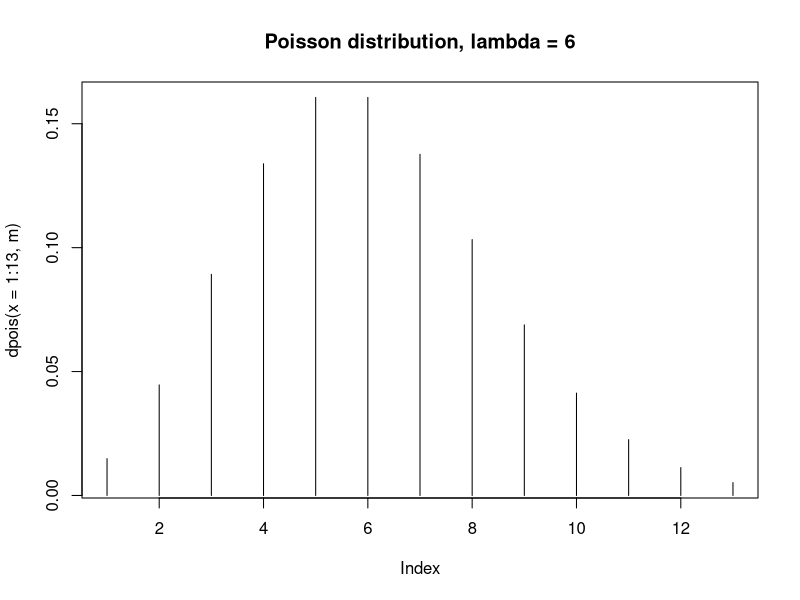
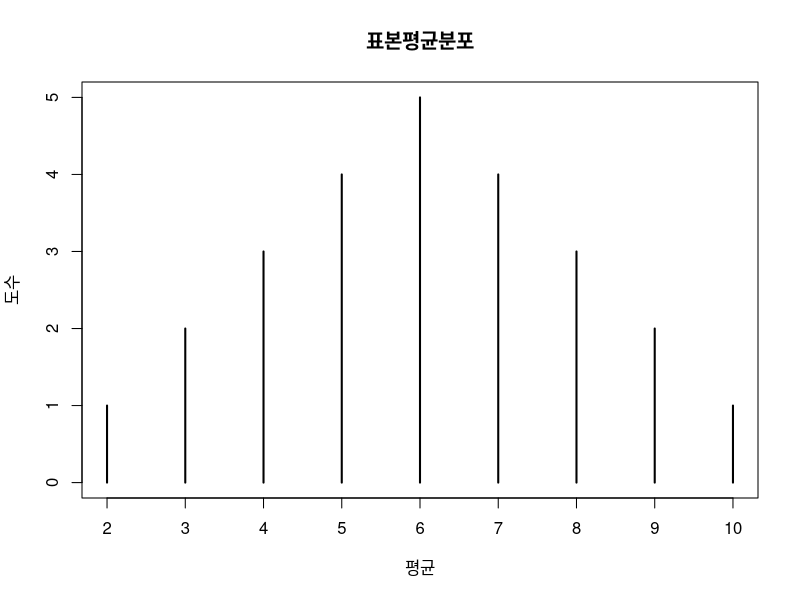

The R script that drew these images, in order:
## ---- chunk 1
# 1. 10명중 3명의 손님이 라면을 주문할 확률(라면 주문 확률은 0.2다)
dbinom(3, 10, 0.2)
# 2. 10명중 2명 이상의 손님이 라면을 주문할 확률
1-pbinom(1,10,0.2 )
# 평균 E(X)=np 이고, 분산은 np(1-p) : n = 10, p=0.2
n = 10
p = 0.2
(r.mean = n*p)
(r.var = n*p *(1-p))
## ---- chunk 2
# 1. 4장이 당첨할 확률
(dbinom(4, 8, 0.3))

# 2. 3장에서 7장이 당첨할 확률 : P( 3 <= X <= 7) = P(X<=7) - P(X<=2),
# P(X>=3) 부터이기 때문에 3이 포함되지 않는 P(X<=2)를 빼줘야 한다.
(pbinom(7, 8, 0.3) - pbinom(2, 8, 0.3))

# 3. 6장 이상이 당첨할 확률 P(X>=6) = 1 - P(X<=5)
(1-pbinom(5, 8, 0.3))
# 소숫점 5자리에서 반올림해서 4자리 까지만 출력
(round(1-pbinom(5, 8, 0.3),4)) 
# 소숫점 5자리에서 5를 뺀 후 round로 반올림을 해주면 절삭된 처리가 된다.
(round(1-pbinom(5, 8, 0.3)-0.00005,4)) 
## ---- chunk 3
# x = 0, D = 2, N-D = 3, n = 2
dhyper(0, 2, 3, 2)

# x = 1, D = 2, N-D = 3, n = 2
dhyper(1, 2, 3, 2)

# x = 2, D = 2, N-D = 3, n = 2
dhyper(2, 2, 3, 2)

# 평균 E(X) = n*p, p = D/N
p=2/5
2*p # 평균
#분산 Var(X) = np(1-p)*(N-n)/(N-1)
2*p*(1-p)*(5-2)/(5-1) #분산
## ---- chunk 4
# m = n * p이다. (n=1860, p=1/600)
n=1860
p=1/600
(m = n*p) #평균 3.1이된다.
# x=0
(round(dpois(0, m),4))
# x=1
(round(dpois(1, m),4))
# x=2
(round(dpois(2, m),4))
# x=3
(round(dpois(3, m),4))

## ---- chunk 5
m=6
x=4
(round(dpois(x, m),4))
# 반품을 1번에서 13번까지 받을 분포표
plot(dpois(x=1:13,m), type='h', main = "Poisson distribution, lambda = 6")
## ---- chunk 6
# 1. P(Z < 1.96)
round(pnorm(1.96), 3)
# 2. P(-1.96 < Z < 1.96)
round(pnorm(1.96),3) - round(pnorm(-1.96), 3)
#3. p(Z > 1.96) = 1 - P(Z < 1.96)
1-round(pnorm(1.96), 3)
## ---- chunk 7
# 1. P(X < 94.3)
round(pnorm(94.3, 70, 10), 4) # 정규분포 함수 이용
round(pnorm(round((94.3-70)/10, 4)), 4) # 정규분포의 표준화변환을 이용
# 2. P(X > 57.7)
1- round(pnorm(57.7, 70, 10), 4) # 정규분포 함수 이용
1- round(pnorm(round((57.7-70)/10, 4)), 4) # 정규분포의 표준화변환을 이용
# 3. P(57.7 < X < 94.3)
# 실제 R프로그램에서는 0.0001의 오차가 발생하여 0.8832값이 출력된다.
round(pnorm(94.3, 70, 10), 4) - round(pnorm(57.7, 70, 10), 4) # 정규분포 함수 이용
round(pnorm(round((94.3-70)/10, 4)), 4) - round(pnorm(round((57.7-70)/10, 4)), 4) # 정규분포의 표준화변환을 이용

## ---- chunk 8
# 정규분포의 표준화 변환을 이용해서 함수 적용
# 1. P(X < 90)
round(pnorm(round((90-110)/10, 4)), 4) # 정규분포의 표준화변환을 이용
# 2. P( 100 < X < 115)
round(pnorm(round((115-110)/10, 4)), 4) - 
  round(pnorm(round((100-110)/10, 4)), 4) 
# 3. P(120 < X)
1- round(pnorm(round((120-110)/10, 4)), 4) 


## ---- chunk 9
# 1. 평균과 분산
x<-c(6,2,4,8,10)

# 2. 표본 2개를 뽑았을때의 표본평균과 표본분산

# 조합을 만들기 위해서 5 x 5 행렬을 만든다.
mat<-matrix(data = 0, nrow = 5, ncol=5)
# 가로배열과 세로배열로 더해주면 표본 2개를 더해서 만든 원소의 행렬이 만들어진다.
for (i in 1:5)
{
  mat[i,]= mat[i,] + x
  mat[,i]= mat[,i] + t(x)
}
# 각각의 원소들끼리의 평균을 구한다.
(mat<-mat/2) # 원소는 (Xi + xj) / 2
# 빈도수를 추출한다.
(dat = table(mat))
# 상대도수
(dat.prop = prop.table(dat))
# 누작상대도수
(dat.cumprop = cumsum(dat.prop))

plot(dat, main="표본평균분포", xlab="평균", ylab="도수")

